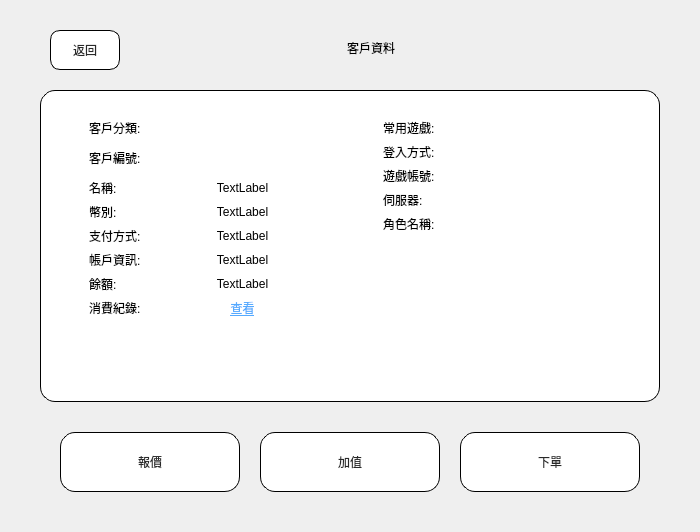
<?xml version="1.0" encoding="UTF-8"?>
<ui version="4.0">
 <class>LayerSearchCustomer</class>
 <widget class="QWidget" name="LayerSearchCustomer">
  <property name="geometry">
   <rect>
    <x>0</x>
    <y>0</y>
    <width>700</width>
    <height>532</height>
   </rect>
  </property>
  <property name="windowTitle">
   <string>Form</string>
  </property>
  <layout class="QGridLayout" name="gridLayout">
   <property name="leftMargin">
    <number>0</number>
   </property>
   <property name="topMargin">
    <number>0</number>
   </property>
   <property name="rightMargin">
    <number>0</number>
   </property>
   <property name="bottomMargin">
    <number>0</number>
   </property>
   <property name="spacing">
    <number>0</number>
   </property>
   <item row="0" column="0">
    <widget class="QWidget" name="wBg" native="true">
     <property name="styleSheet">
      <string notr="true">font: 20px &quot;Microsoft JhengHei UI&quot;;</string>
     </property>
     <layout class="QGridLayout" name="gridLayout_2">
      <property name="leftMargin">
       <number>0</number>
      </property>
      <property name="topMargin">
       <number>0</number>
      </property>
      <property name="rightMargin">
       <number>0</number>
      </property>
      <property name="bottomMargin">
       <number>0</number>
      </property>
      <item row="0" column="0">
       <widget class="QStackedWidget" name="stackedWidget">
        <property name="currentIndex">
         <number>1</number>
        </property>
        <widget class="QWidget" name="page0">
         <layout class="QGridLayout" name="gridLayout_3">
          <property name="leftMargin">
           <number>20</number>
          </property>
          <property name="topMargin">
           <number>20</number>
          </property>
          <property name="rightMargin">
           <number>20</number>
          </property>
          <property name="bottomMargin">
           <number>20</number>
          </property>
          <property name="spacing">
           <number>10</number>
          </property>
          <item row="1" column="0">
           <widget class="QTableWidget" name="tb">
            <property name="editTriggers">
             <set>QAbstractItemView::NoEditTriggers</set>
            </property>
            <property name="selectionBehavior">
             <enum>QAbstractItemView::SelectRows</enum>
            </property>
            <attribute name="horizontalHeaderDefaultSectionSize">
             <number>140</number>
            </attribute>
            <attribute name="horizontalHeaderStretchLastSection">
             <bool>true</bool>
            </attribute>
            <attribute name="verticalHeaderVisible">
             <bool>false</bool>
            </attribute>
            <column>
             <property name="text">
              <string>訂單</string>
             </property>
            </column>
            <column>
             <property name="text">
              <string>編號</string>
             </property>
            </column>
            <column>
             <property name="text">
              <string>名稱</string>
             </property>
            </column>
            <column>
             <property name="text">
              <string>餘額</string>
             </property>
            </column>
            <column>
             <property name="text">
              <string>幣別</string>
             </property>
            </column>
            <column>
             <property name="text">
              <string>帳戶資訊</string>
             </property>
            </column>
            <column>
             <property name="text">
              <string>建檔日期</string>
             </property>
            </column>
            <column>
             <property name="text">
              <string>歷史</string>
             </property>
            </column>
           </widget>
          </item>
          <item row="0" column="0">
           <widget class="QGroupBox" name="groupBox">
            <layout class="QHBoxLayout" name="horizontalLayout">
             <item>
              <widget class="QLineEdit" name="txSearch"/>
             </item>
             <item>
              <widget class="QPushButton" name="btnClear">
               <property name="text">
                <string>清除</string>
               </property>
              </widget>
             </item>
             <item>
              <widget class="QPushButton" name="btnCheck">
               <property name="text">
                <string>查詢</string>
               </property>
              </widget>
             </item>
             <item>
              <spacer name="horizontalSpacer">
               <property name="orientation">
                <enum>Qt::Horizontal</enum>
               </property>
               <property name="sizeHint" stdset="0">
                <size>
                 <width>40</width>
                 <height>20</height>
                </size>
               </property>
              </spacer>
             </item>
            </layout>
           </widget>
          </item>
         </layout>
        </widget>
        <widget class="QWidget" name="page1">
         <layout class="QGridLayout" name="gridLayout_4">
          <property name="leftMargin">
           <number>40</number>
          </property>
          <property name="topMargin">
           <number>20</number>
          </property>
          <property name="rightMargin">
           <number>40</number>
          </property>
          <property name="bottomMargin">
           <number>20</number>
          </property>
          <property name="spacing">
           <number>10</number>
          </property>
          <item row="1" column="0" colspan="2">
           <widget class="QWidget" name="wBody" native="true">
            <property name="sizePolicy">
             <sizepolicy hsizetype="Preferred" vsizetype="Expanding">
              <horstretch>0</horstretch>
              <verstretch>0</verstretch>
             </sizepolicy>
            </property>
            <property name="styleSheet">
             <string notr="true">QWidget#wBody{background-color: rgb(255, 255, 255);
border-radius:15px;

border: 1px solid #000000; }</string>
            </property>
            <layout class="QHBoxLayout" name="horizontalLayout_2" stretch="1,1">
             <property name="leftMargin">
              <number>40</number>
             </property>
             <property name="topMargin">
              <number>20</number>
             </property>
             <property name="rightMargin">
              <number>40</number>
             </property>
             <property name="bottomMargin">
              <number>20</number>
             </property>
             <item>
              <widget class="QWidget" name="widget_4" native="true">
               <property name="font">
                <font>
                 <pointsize>-1</pointsize>
                 <italic>false</italic>
                 <bold>false</bold>
                </font>
               </property>
               <property name="styleSheet">
                <string notr="true">background-color: rgb(255, 255, 255);</string>
               </property>
               <layout class="QFormLayout" name="formLayout">
                <item row="0" column="0">
                 <widget class="QLabel" name="label_4">
                  <property name="text">
                   <string>客戶分類:</string>
                  </property>
                 </widget>
                </item>
                <item row="0" column="1">
                 <widget class="QLabel" name="lbClass">
                  <property name="text">
                   <string/>
                  </property>
                  <property name="alignment">
                   <set>Qt::AlignCenter</set>
                  </property>
                 </widget>
                </item>
                <item row="1" column="0">
                 <widget class="QLabel" name="label_5">
                  <property name="text">
                   <string>客戶編號:</string>
                  </property>
                 </widget>
                </item>
                <item row="1" column="1">
                 <widget class="QLabel" name="lbId">
                  <property name="minimumSize">
                   <size>
                    <width>0</width>
                    <height>30</height>
                   </size>
                  </property>
                  <property name="text">
                   <string/>
                  </property>
                  <property name="alignment">
                   <set>Qt::AlignCenter</set>
                  </property>
                 </widget>
                </item>
                <item row="2" column="0">
                 <widget class="QLabel" name="label_6">
                  <property name="text">
                   <string>名稱:</string>
                  </property>
                 </widget>
                </item>
                <item row="2" column="1">
                 <widget class="QLabel" name="lbName">
                  <property name="text">
                   <string>TextLabel</string>
                  </property>
                  <property name="alignment">
                   <set>Qt::AlignCenter</set>
                  </property>
                 </widget>
                </item>
                <item row="3" column="0">
                 <widget class="QLabel" name="label_7">
                  <property name="text">
                   <string>幣別:</string>
                  </property>
                 </widget>
                </item>
                <item row="3" column="1">
                 <widget class="QLabel" name="lbCurrency">
                  <property name="text">
                   <string>TextLabel</string>
                  </property>
                  <property name="alignment">
                   <set>Qt::AlignCenter</set>
                  </property>
                 </widget>
                </item>
                <item row="4" column="0">
                 <widget class="QLabel" name="label_8">
                  <property name="text">
                   <string>支付方式:</string>
                  </property>
                 </widget>
                </item>
                <item row="4" column="1">
                 <widget class="QLabel" name="lbPayType">
                  <property name="text">
                   <string>TextLabel</string>
                  </property>
                  <property name="alignment">
                   <set>Qt::AlignCenter</set>
                  </property>
                 </widget>
                </item>
                <item row="5" column="0">
                 <widget class="QLabel" name="label_9">
                  <property name="text">
                   <string>帳戶資訊:</string>
                  </property>
                 </widget>
                </item>
                <item row="5" column="1">
                 <widget class="QLabel" name="lbPayInfo">
                  <property name="text">
                   <string>TextLabel</string>
                  </property>
                  <property name="alignment">
                   <set>Qt::AlignCenter</set>
                  </property>
                 </widget>
                </item>
                <item row="6" column="0">
                 <widget class="QLabel" name="label_18">
                  <property name="text">
                   <string>餘額:</string>
                  </property>
                 </widget>
                </item>
                <item row="6" column="1">
                 <widget class="QLabel" name="lbMoney">
                  <property name="text">
                   <string>TextLabel</string>
                  </property>
                  <property name="alignment">
                   <set>Qt::AlignCenter</set>
                  </property>
                 </widget>
                </item>
                <item row="7" column="0">
                 <widget class="QLabel" name="label_20">
                  <property name="text">
                   <string>消費紀錄:</string>
                  </property>
                 </widget>
                </item>
                <item row="7" column="1">
                 <widget class="QLabel" name="label_21">
                  <property name="styleSheet">
                   <string notr="true">color: rgb(85, 170, 255);
font: 18px &quot;Microsoft JhengHei UI&quot;;
text-decoration: underline;</string>
                  </property>
                  <property name="text">
                   <string>查看</string>
                  </property>
                  <property name="alignment">
                   <set>Qt::AlignCenter</set>
                  </property>
                 </widget>
                </item>
               </layout>
              </widget>
             </item>
             <item>
              <widget class="QWidget" name="gbox0" native="true">
               <property name="font">
                <font>
                 <pointsize>-1</pointsize>
                 <italic>false</italic>
                 <bold>false</bold>
                </font>
               </property>
               <property name="styleSheet">
                <string notr="true">background-color: rgb(255, 255, 255);</string>
               </property>
               <layout class="QFormLayout" name="formLayout_2">
                <property name="leftMargin">
                 <number>30</number>
                </property>
                <item row="0" column="0">
                 <widget class="QLabel" name="label_10">
                  <property name="text">
                   <string>常用遊戲:</string>
                  </property>
                 </widget>
                </item>
                <item row="1" column="0">
                 <widget class="QLabel" name="label_14">
                  <property name="text">
                   <string>登入方式:</string>
                  </property>
                 </widget>
                </item>
                <item row="0" column="1">
                 <widget class="QLabel" name="lbGame">
                  <property name="text">
                   <string/>
                  </property>
                  <property name="alignment">
                   <set>Qt::AlignCenter</set>
                  </property>
                 </widget>
                </item>
                <item row="1" column="1">
                 <widget class="QLabel" name="lbLoginType">
                  <property name="text">
                   <string/>
                  </property>
                  <property name="alignment">
                   <set>Qt::AlignCenter</set>
                  </property>
                 </widget>
                </item>
                <item row="2" column="1">
                 <widget class="QLabel" name="lbGameAccount">
                  <property name="text">
                   <string/>
                  </property>
                  <property name="alignment">
                   <set>Qt::AlignCenter</set>
                  </property>
                 </widget>
                </item>
                <item row="2" column="0">
                 <widget class="QLabel" name="label_22">
                  <property name="text">
                   <string>遊戲帳號:</string>
                  </property>
                 </widget>
                </item>
                <item row="3" column="0">
                 <widget class="QLabel" name="label_23">
                  <property name="text">
                   <string>伺服器:</string>
                  </property>
                 </widget>
                </item>
                <item row="4" column="0">
                 <widget class="QLabel" name="label_24">
                  <property name="text">
                   <string>角色名稱:</string>
                  </property>
                 </widget>
                </item>
                <item row="3" column="1">
                 <widget class="QLabel" name="lbServer">
                  <property name="text">
                   <string/>
                  </property>
                  <property name="alignment">
                   <set>Qt::AlignCenter</set>
                  </property>
                 </widget>
                </item>
                <item row="4" column="1">
                 <widget class="QLabel" name="lbChr">
                  <property name="text">
                   <string/>
                  </property>
                  <property name="alignment">
                   <set>Qt::AlignCenter</set>
                  </property>
                 </widget>
                </item>
               </layout>
              </widget>
             </item>
            </layout>
           </widget>
          </item>
          <item row="2" column="0" colspan="2">
           <widget class="QWidget" name="widget_2" native="true">
            <property name="minimumSize">
             <size>
              <width>0</width>
              <height>100</height>
             </size>
            </property>
            <property name="styleSheet">
             <string notr="true">

QPushButton{background-color: rgb(255, 255, 255);
border-radius:15px;
color: rgb(41,41,41);
border: 1px solid #000000; }



QPushButton:hover 
{ 
background-color: #55aaff; 
border-style: outset; 
border-width: 2px; 
font: 700 18px &quot;Microsoft JhengHei UI&quot;; 
}
QPushButton:pressed { 
border-style: outset; 
border-width: 0px; 
font: 700 24px &quot;Microsoft JhengHei UI&quot;; 
color:rgb(241,241,241);
background-color:#3c78b4;
}
 QPushButton:checked { 
color:rgb(255,255,255);
background-color: #0000ff;
border-style: outset; 
border-width: 0px; 
font: 700 18px &quot;Microsoft JhengHei UI&quot;; 
}
</string>
            </property>
            <layout class="QGridLayout" name="gridLayout_5">
             <property name="leftMargin">
              <number>20</number>
             </property>
             <property name="topMargin">
              <number>20</number>
             </property>
             <property name="rightMargin">
              <number>20</number>
             </property>
             <property name="bottomMargin">
              <number>20</number>
             </property>
             <property name="spacing">
              <number>20</number>
             </property>
             <item row="0" column="1">
              <widget class="QPushButton" name="btnAddCost">
               <property name="sizePolicy">
                <sizepolicy hsizetype="Minimum" vsizetype="Minimum">
                 <horstretch>0</horstretch>
                 <verstretch>0</verstretch>
                </sizepolicy>
               </property>
               <property name="text">
                <string>加值</string>
               </property>
              </widget>
             </item>
             <item row="0" column="0">
              <widget class="QPushButton" name="btnSayCost">
               <property name="sizePolicy">
                <sizepolicy hsizetype="Minimum" vsizetype="Minimum">
                 <horstretch>0</horstretch>
                 <verstretch>0</verstretch>
                </sizepolicy>
               </property>
               <property name="text">
                <string>報價</string>
               </property>
              </widget>
             </item>
             <item row="0" column="2">
              <widget class="QPushButton" name="btnOrder">
               <property name="sizePolicy">
                <sizepolicy hsizetype="Minimum" vsizetype="Minimum">
                 <horstretch>0</horstretch>
                 <verstretch>0</verstretch>
                </sizepolicy>
               </property>
               <property name="text">
                <string>下單</string>
               </property>
              </widget>
             </item>
            </layout>
           </widget>
          </item>
          <item row="0" column="0" colspan="2">
           <widget class="QWidget" name="widget" native="true">
            <property name="minimumSize">
             <size>
              <width>0</width>
              <height>60</height>
             </size>
            </property>
            <widget class="QLabel" name="label">
             <property name="geometry">
              <rect>
               <x>200</x>
               <y>10</y>
               <width>262</width>
               <height>35</height>
              </rect>
             </property>
             <property name="styleSheet">
              <string notr="true">font: 26px &quot;Microsoft JhengHei UI&quot;;</string>
             </property>
             <property name="text">
              <string>客戶資料</string>
             </property>
             <property name="alignment">
              <set>Qt::AlignCenter</set>
             </property>
            </widget>
            <widget class="QPushButton" name="btnBack">
             <property name="geometry">
              <rect>
               <x>10</x>
               <y>10</y>
               <width>70</width>
               <height>40</height>
              </rect>
             </property>
             <property name="sizePolicy">
              <sizepolicy hsizetype="Fixed" vsizetype="Fixed">
               <horstretch>0</horstretch>
               <verstretch>0</verstretch>
              </sizepolicy>
             </property>
             <property name="minimumSize">
              <size>
               <width>70</width>
               <height>40</height>
              </size>
             </property>
             <property name="maximumSize">
              <size>
               <width>70</width>
               <height>40</height>
              </size>
             </property>
             <property name="styleSheet">
              <string notr="true">QPushButton{
font: 22px &quot;Microsoft JhengHei UI&quot;;


}



QPushButton{background-color: rgb(255, 255, 255);
border-radius:10px;
color: rgb(41,41,41);
border: 1px solid #000000; }


QPushButton:hover 
{ 
background-color: #55aaff; 
border-style: outset; 
border-width: 2px; 
font: 700 18px &quot;Microsoft JhengHei UI&quot;; 
}
QPushButton:pressed { 
border-style: outset; 
border-width: 0px; 
font: 700 24px &quot;Microsoft JhengHei UI&quot;; 
color:rgb(241,241,241);
background-color:#3c78b4;
}</string>
             </property>
             <property name="text">
              <string>返回</string>
             </property>
             <property name="flat">
              <bool>true</bool>
             </property>
            </widget>
           </widget>
          </item>
         </layout>
        </widget>
        <widget class="LayerSayCost" name="page2"/>
        <widget class="LayerAddCost" name="page3"/>
        <widget class="LayerOrder" name="page4"/>
       </widget>
      </item>
     </layout>
    </widget>
   </item>
  </layout>
 </widget>
 <customwidgets>
  <customwidget>
   <class>LayerSayCost</class>
   <extends>QWidget</extends>
   <header>LayerSayCost.h</header>
   <container>1</container>
  </customwidget>
  <customwidget>
   <class>LayerOrder</class>
   <extends>QWidget</extends>
   <header>LayerOrder.h</header>
   <container>1</container>
  </customwidget>
  <customwidget>
   <class>LayerAddCost</class>
   <extends>QWidget</extends>
   <header>LayerAddCost.h</header>
   <container>1</container>
  </customwidget>
 </customwidgets>
 <resources/>
 <connections/>
</ui>
